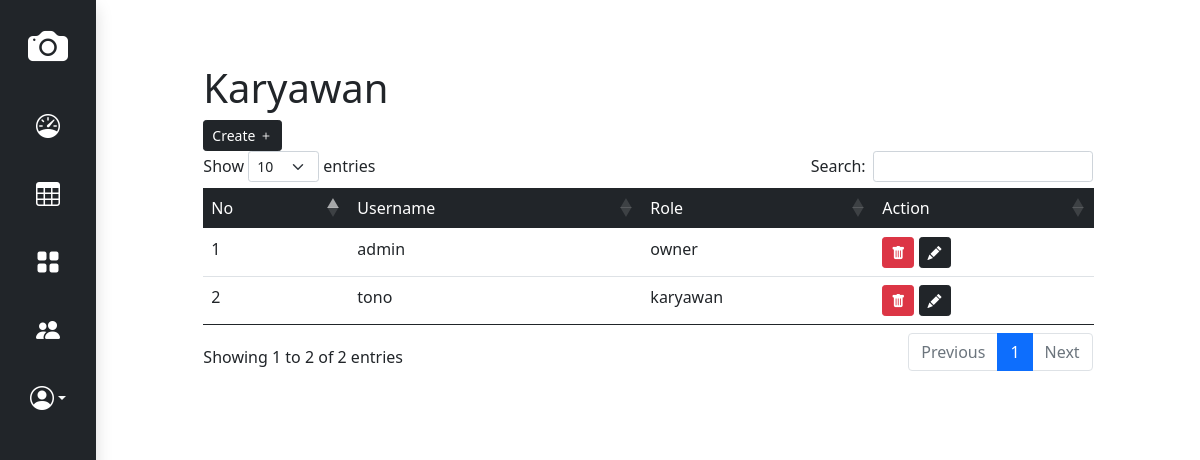
Screenshot of /admin/users.php (signed in) with the database file from the repository.
### tables this page shows
CREATE TABLE `users` (
  `id` int(11) NOT NULL AUTO_INCREMENT,
  `username` varchar(255) NOT NULL,
  `password` varchar(255) NOT NULL,
  `role` varchar(255) NOT NULL DEFAULT 'owner',
  PRIMARY KEY (`id`),
  UNIQUE KEY `username` (`username`)
);

### src/utils/conn.php (called while the page is built, shortened)
<?php
class Conn extends PDO {
    public function assoc($sql)
    {
        $stmt = $this->prepare($sql);
        $stmt->execute();
        $stmt->setFetchMode(PDO::FETCH_ASSOC);
        return $stmt;
    }
}
?>

### src/utils/userModel.php (called while the page is built, shortened)
<?php
require_once('conn.php');
class User {
    static function all()
    {
        $db = new Conn();
        return $db->assoc("SELECT * FROM users")->fetchAll();
    }
}
?>

### admin/users.php (the view, shortened to what this page needs)
<?php
require_once('../src/utils/userModel.php');
$users = User::all();
$index = 1;
?>
 <!DOCTYPE html>
 <html lang="en">
    <?php require_once('../src/components/head.php'); ?>
 <body>
    <div class="container-fluid">
        <div class="row">
            <?php require_once('../src/components/sidebar.php'); ?>
            <div class="col-sm p-3 min-vh-100 row justify-content-center">
                <div class="col-10 mt-5">
                    <h1 class="text-dark">Karyawan</h1>
                    <a class="btn btn-sm btn-dark" href="/admin/user/create.php">Create <i class="bi bi-plus"></i></a>
                    <table id="orderTable" class="table table-stripped">
                            <thead class="bg-dark text-white">
                                <tr>
                                    <td>No</td>
                                    <td>Username</td>
                                    <td>Role</td>
                                    <td>Action</td>
                                </tr>
                            </thead>
                            <tbody>
                                <?php foreach ($users as $key => $value) { ?>
                                    <tr>
                                        <td><?= $index ?></td>
                                        <td><?= $value['username'] ?></td>
                                        <td><?= $value['role'] ?></td>
                                        <td>
                                            <a href="/admin/user/delete.php?id=<?= $value['id'] ?>" class="btn btn-sm btn-danger"> <i class="bi bi-trash-fill"></i></a>
                                            <a href="/admin/user/edit.php?id=<?= $value['id']?>" class="btn btn-sm btn-dark"> <i class="bi bi-pencil-fill"></i></a>
                                        </td>
                                    </tr>
                                    <?php $index++ ?>
                                <?php } ?>
                            </tbody>
                    </table>
                </div>
            </div>
        </div>
    </div>
 </body>
 </html>

### rows the page displays
users: username "admin", role "owner"
users: username "tono", role "karyawan"
